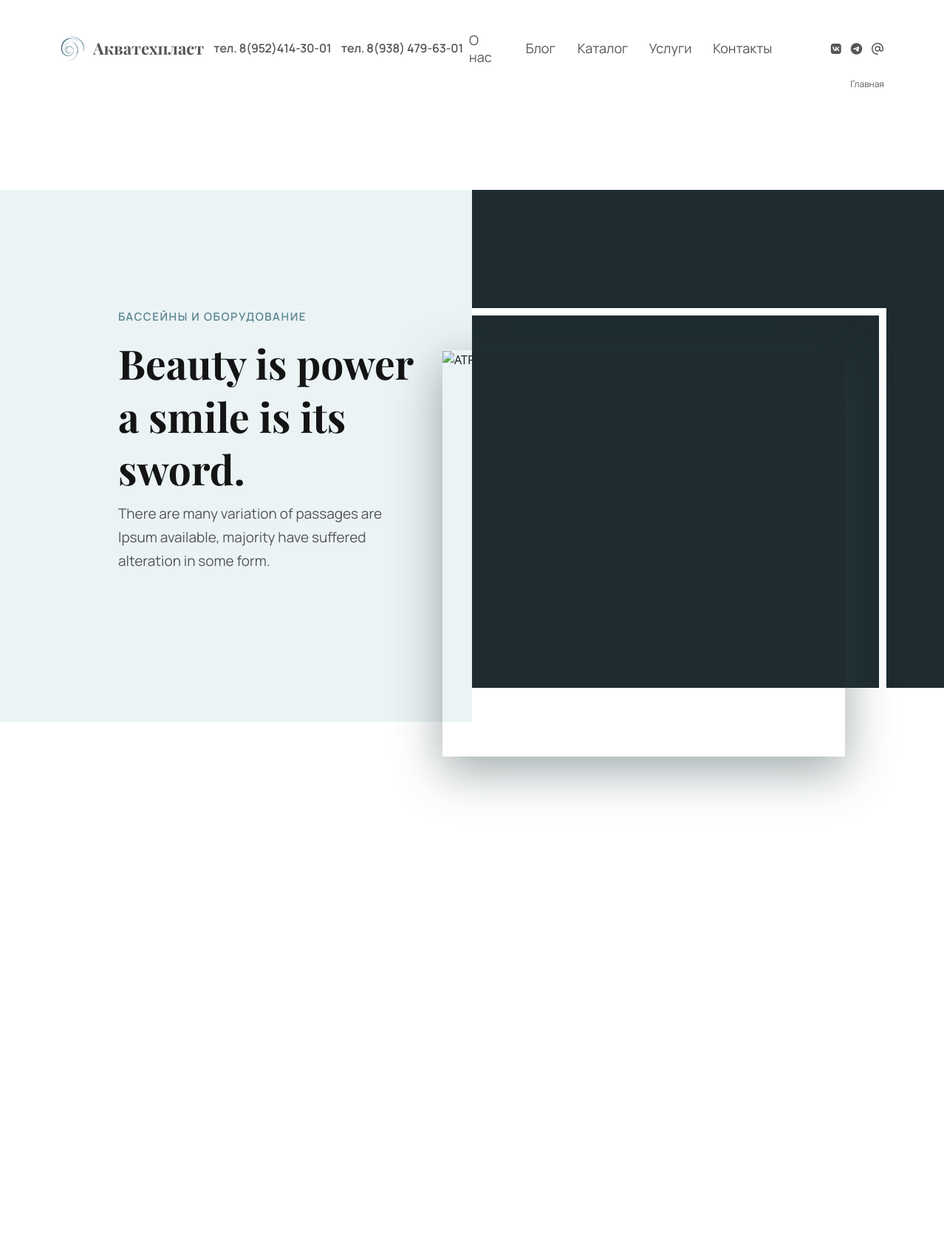
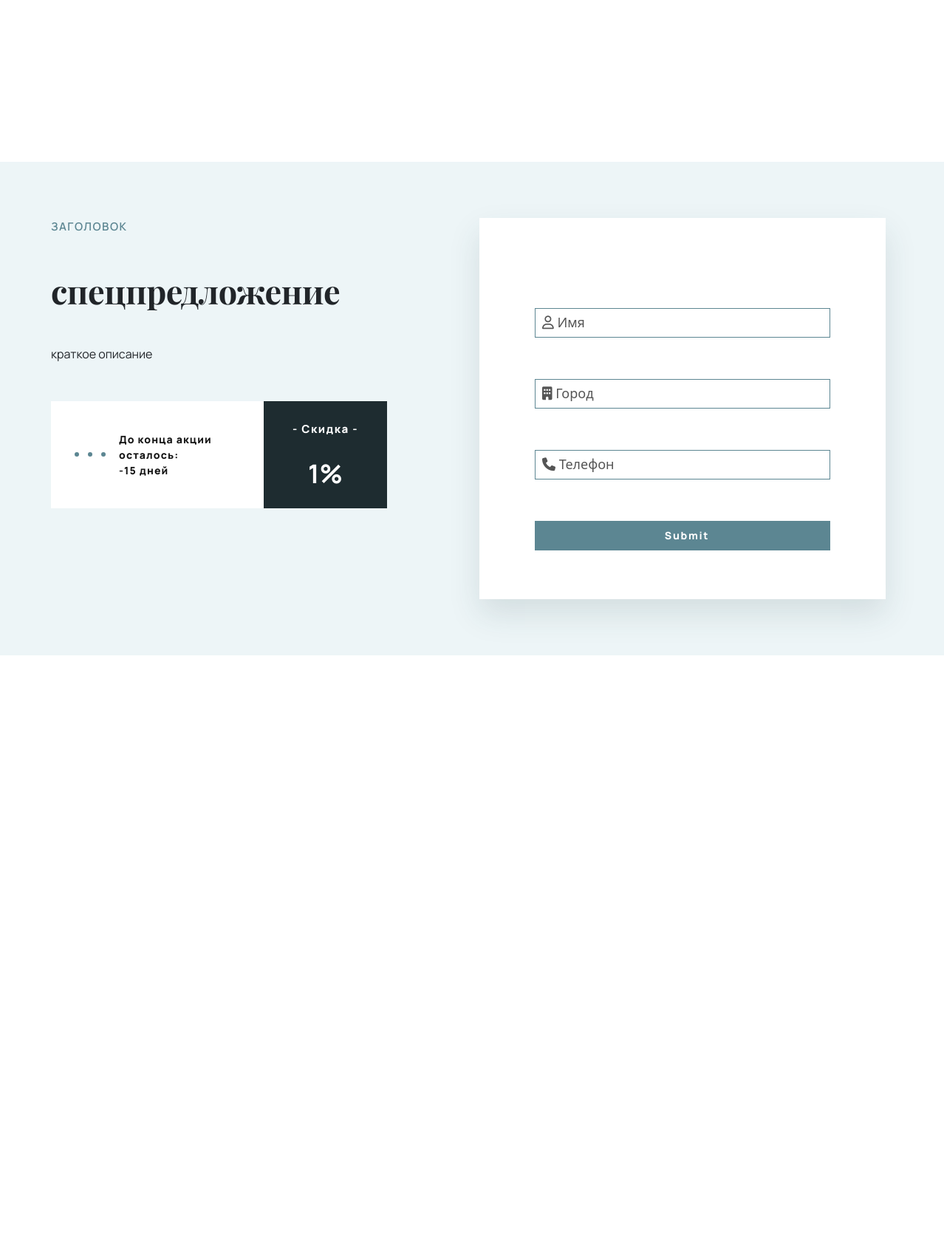
The page / (upper part) on the database its author committed (2 pictures, top to bottom).
### content/models.py (models this page shows, shortened)
class FirstPageTitleModel(models.Model):
    welcome = models.CharField(max_length=100,
                                help_text='не больше 100 символов, включая пробелы и знаки припенания',
                                verbose_name='Приветственный текст вверху заголовка')
    title = models.CharField(max_length=200,
                                help_text='не больше 200 символов, включая пробелы и знаки припенания',
                                verbose_name='Заголовок первой страницы')
    subtitle = models.CharField(max_length=500,
                                help_text='не больше 500, включая пробелы и знаки припенания',
                                verbose_name='Подзаголовок первой страницы')
    class Meta:
        verbose_name = 'Контент первой страницы'
        verbose_name_plural = 'Управление баннером (информация первого экрана)'

### catalog/models.py (models this page shows, shortened)
class DiscountModel(models.Model):
    title = models.CharField(max_length=70,
                             verbose_name='Заголовок',
                             help_text='Не больше 70 символов')
    description = models.CharField(max_length=100,
                                   verbose_name='Краткое описание',
                                   help_text='Не больше 100 символов')
    conditions = models.CharField(max_length=100,
                                  verbose_name='Спецпредложение',
                                  help_text='Не больше 100 символов',
                                  null=True)
    percent = models.IntegerField(verbose_name='Процент',
                                help_text='Если подразумевается скидка',
                                null=True,
                                blank=True)
    date_of = models.DateField(verbose_name='Дата начала',
                               help_text='Дата начала акции',
                               default=timezone.now)
    date_to = models.DateField(verbose_name='Дата окончания',
                               help_text='Дата окончания акции',
                               default=timezone.now)
    publish = models.BooleanField(default=True, verbose_name='Опубликовано')
    class Meta:
        verbose_name = 'Спецпредложение'
        verbose_name_plural = 'Скидки и акции'

### main/views.py (the view)
# urls.py: path('', views.index, name='index'),
def index(request):
    titles = FirstPageTitleModel.objects.all()
    services = ServicesModel.objects.all()
    abouts = FirstPageAboutModel.objects.all()
    categories = ShopCategoryModel.objects.all()[:3]
    reviews_publish = ReviewModel.objects.filter(publish=True)
    awesomes = FirstPageAwesomeModel.objects.all()
    discounts = DiscountModel.objects.filter(publish=True)
    blogs = BlogModel.objects.filter(publish=True)[:3]
    today = date.today()
    breadcrumbs = [
        {"name": "Главная", "url": "/"},
    ]
    categories_with_products = []
    for discount in discounts:
        discount.days_left = (discount.date_to - today).days
    for category in categories:
        products = ShopElementModel.objects.filter(category=category)[:3]
        if products.exists():
            categories_with_products.append({
                'category' : category,
                'products' : products})
    return render(request, 'main/index.html', {'titles' : titles,
                                               'services' : services,
                                               'abouts' : abouts,
                                               'categories_with_products' : categories_with_products,
                                               'reviews': reviews_publish,
                                               'awesomes': awesomes,
                                               'discounts' : discounts,
                                               'blogs' : blogs,
                                               'breadcrumbs': breadcrumbs,
                                               })

### blog/models.py (called while the page is built)
    def __str__(self):
        return self.theme

    def get_image_url(self):
        if self.img:
            return self.img.url
        return None

### catalog/models.py (called while the page is built)
    def get_image_url(self):
        if self.image:
            return self.image.url
        return None

    def get_image_url(self):
        if self.image:
            return self.image.url
        return None

### content/models.py (called while the page is built)
    def get_icon_url(self):
        if self.icon:
            return self.icon.url
        return None

### review/models.py (called while the page is built)
    def get_image_url(self):
        if self.image:
            return self.image.url
        return None

### templates/main/index.html (shortened to what this page needs)
{% extends "components/base.html" %}
{% load static %}
{% block content %}
    <section class="welcome" id="welcome">
        <div class="welcome-left">
            <div class="content slider">
                <div class="slides">
                    {% for title in titles %}
                        <div class="slide">
                                <p class="welcome-welcome">{{ title.welcome }}</p>
                                <h2 class="welcome-title">{{ title.title }}</h2>
                                <p class="welcome-subtitle">{{ title.subtitle }}</p>
                        </div>
                    {% endfor %}
                </div>
            </div>
        </div>
        <div class="welcome-right">
            <div class="welcome-block">
                <div class="line-top"></div>
                <div class="line-right"></div>
                <div class="line-bottom"></div>
                <div class="block-img">
                    <img src="{% static 'img/pages/001.jpg' %}" alt="ATP">
                </div>
            </div>
        </div>
    </section>
    <section class="about" id="about">
        <div class="container">
            <div class="row">
                <div class="col-xl-6 col-lg-12 about-image">
                    <div class="about-image-content">
                    </div>
                </div>
            </div>
        </div>
    </section>
    <section class="discount" id="discount">
        <div class="container">
            <div class="row">
                <div class="col-xl-6 col-lg-12 discount-content">
                    {% if discounts %}
                        {% for discount in discounts %}
                            <div class="discount-content-body discount-slide">
                                <h2 class="discount-content-body-subtitle">{{ discount.title }}</h2>
                                <h3 class="discount-content-body-title">{{ discount.conditions }}</h3>
                                <p class="discount-content-body-text">{{ discount.description }}</p>
                                <div class="discount-content-body-card">
                                    <div class="left">
                                        <div class="contact">
                                            <div class="group">
                                            </div>
                                            <div class="link">
                                                <p>До конца акции осталось:</p>
                                                <p>{{ discount.days_left }} дней</p>
                                            </div>
                                        </div>
                                    </div>
                                    <div class="right">
                                        {% if discount.percent %}
                                            <p><span>- Скидка -</span></p>
                                            <p>{{ discount.percent }}%</p>
                                        {% else %}
                                            <p></p>
                                        {% endif %}
                                    </div>
                                </div>
                            </div>
                        {% endfor %}
                    {% endif %}
                </div>
                <div class="col-xl-6 col-lg-12 discount-flex">
                    <div class="discount-form">
                        <form class="discount-form-body" id='form1'>
                            <div class="discount-form-body-tag">
                                <label for="name">
                                    <i class="fa-regular fa-user"></i>
                                    <span>Имя</span>
                                </label>
                                <input type="text" name="name" id="name">
                            </div>
                            <div class="discount-form-body-tag">
                                <label for="city">
                                    <i class="fa-solid fa-building"></i>
                                    <span>Город</span>
                                </label>
                                <input type="text" name="city" id="city">
                            </div>
                            <div class="discount-form-body-tag">
                                <label for="phone">
                                    <i class="fa-solid fa-phone"></i>
                                    <span>Телефон</span>
                                </label>
                                <input type="text" name="phone" id="phone">
                            </div>
                            <div class="discount-form-body-tag">
                                <input type="submit" name="send" id="send" placeholder="Отправить">
                            </div>
                        </form>
                    </div>
                </div>
            </div>
        </div>
    </section>
    <section class="shop" id="shop">
        <div class="container shop-container">
            {% for category_data in categories_with_products %}
            <div class="row shop-content">
                <div class="col-xl-6 col-lg-12 shop-list">
                    <div class="shop-list-block">
                    </div>
                </div>
            </div>
            {% endfor %}
        </div>
    </section>
{% endblock %}

### rows shown on the page
FirstPageTitleModel: welcome "БАССЕЙНЫ И ОБОРУДОВАНИЕ", title "Beauty is power a smile is its sword.", subtitle "There are many variation of passages are Ipsum available, majority have suffered alteration in some form."
DiscountModel: title "ЗАГОЛОВОК", conditions "спецпредложение", description "краткое описание"

### other values the page prints
{{ breadcrumb.name }} "Главная"
